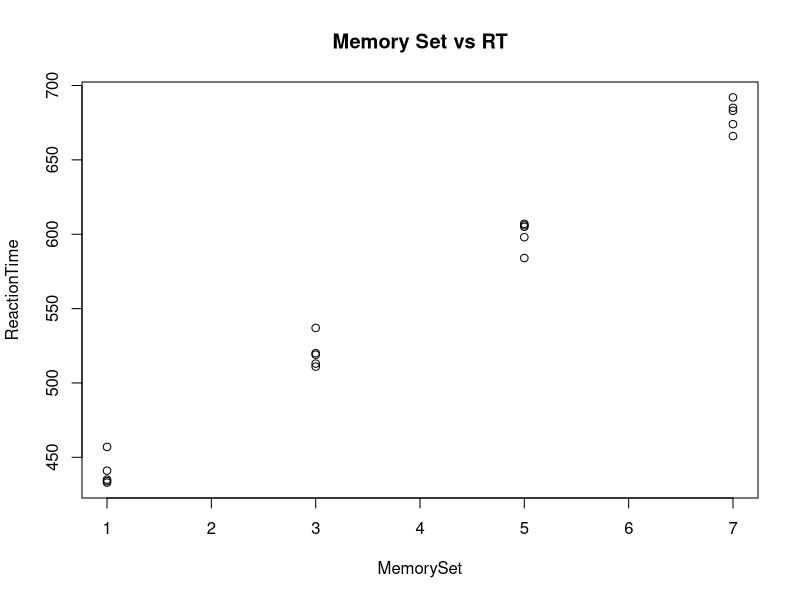

Reproduce this figure in R.
## ---- chunk 1
knitr::opts_chunk$set(echo = TRUE)
## ---- chunk 2
library(dplyr)
library(xtable)
## ---- chunk 3
data <- read.csv("chap2.csv", header = FALSE, skip = 1)
colnames(data) = c("MemorySet", "ReactionTime")
## ---- chunk 4
data
## ---- chunk 5
summarise_all(data,mean)
## ---- chunk 6
summarise_all(data,sd)
## ---- chunk 7
column = colnames(data)
colnames(data) <- c("V1", "V2")
var1 = data$V1
var2 = data$V2
## ---- chunk 8
cor(var1,var2)
## ---- chunk 9
reg1=lm(var1~var2)
aov1=aov(var1~var2)
## ---- chunk 10
plot(data, main = "Memory Set vs RT", xlab = column[1], ylab = column[2])
## ---- chunk 11
knitr::kable(xtable(reg1))
## ---- chunk 12
knitr::kable(xtable(summary(aov1)))
